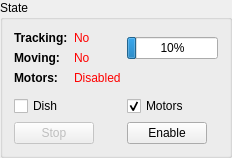
         <widget class="QGroupBox" name="groupBox_4">
          <property name="title">
           <string>State</string>
          </property>
          <layout class="QGridLayout" name="gridLayout_5">
           <item row="4" column="0" colspan="2">
            <layout class="QVBoxLayout" name="verticalLayout_6">
             <item>
              <widget class="QCheckBox" name="dishHaultCommandCheckBox">
               <property name="cursor">
                <cursorShape>PointingHandCursor</cursorShape>
               </property>
               <property name="text">
                <string>Dish</string>
               </property>
              </widget>
             </item>
             <item>
              <widget class="QPushButton" name="stopMovingBtn">
               <property name="enabled">
                <bool>false</bool>
               </property>
               <property name="sizePolicy">
                <sizepolicy hsizetype="Maximum" vsizetype="Fixed">
                 <horstretch>0</horstretch>
                 <verstretch>0</verstretch>
                </sizepolicy>
               </property>
               <property name="cursor">
                <cursorShape>PointingHandCursor</cursorShape>
               </property>
               <property name="text">
                <string>Stop</string>
               </property>
              </widget>
             </item>
            </layout>
           </item>
           <item row="4" column="2">
            <layout class="QVBoxLayout" name="verticalLayout_5">
             <item>
              <widget class="QCheckBox" name="motorCommandCheckBox">
               <property name="sizePolicy">
                <sizepolicy hsizetype="Maximum" vsizetype="Fixed">
                 <horstretch>0</horstretch>
                 <verstretch>0</verstretch>
                </sizepolicy>
               </property>
               <property name="cursor">
                <cursorShape>PointingHandCursor</cursorShape>
               </property>
               <property name="text">
                <string>Motors</string>
               </property>
               <property name="checked">
                <bool>true</bool>
               </property>
              </widget>
             </item>
             <item>
              <widget class="QPushButton" name="motorCommandButton">
               <property name="sizePolicy">
                <sizepolicy hsizetype="Maximum" vsizetype="Fixed">
                 <horstretch>0</horstretch>
                 <verstretch>0</verstretch>
                </sizepolicy>
               </property>
               <property name="cursor">
                <cursorShape>PointingHandCursor</cursorShape>
               </property>
               <property name="text">
                <string>Enable</string>
               </property>
              </widget>
             </item>
            </layout>
           </item>
           <item row="0" column="0">
            <widget class="QLabel" name="label_8">
             <property name="text">
              <string>&lt;html&gt;&lt;head/&gt;&lt;body&gt;&lt;p&gt;&lt;span style=&quot; font-weight:600;&quot;&gt;Tracking:&lt;/span&gt;&lt;/p&gt;&lt;/body&gt;&lt;/html&gt;</string>
             </property>
            </widget>
           </item>
           <item row="0" column="1">
            <widget class="QLabel" name="trackTextInd">
             <property name="text">
              <string>&lt;html&gt;&lt;head/&gt;&lt;body&gt;&lt;p&gt;&lt;span style=&quot; color:#ff0000;&quot;&gt;No&lt;/span&gt;&lt;/p&gt;&lt;/body&gt;&lt;/html&gt;</string>
             </property>
            </widget>
           </item>
           <item row="1" column="0">
            <widget class="QLabel" name="label_11">
             <property name="text">
              <string>&lt;html&gt;&lt;head/&gt;&lt;body&gt;&lt;p&gt;&lt;span style=&quot; font-weight:600;&quot;&gt;Moving:&lt;/span&gt;&lt;/p&gt;&lt;/body&gt;&lt;/html&gt;</string>
             </property>
            </widget>
           </item>
           <item row="1" column="1">
            <widget class="QLabel" name="movTextInd">
             <property name="text">
              <string>&lt;html&gt;&lt;head/&gt;&lt;body&gt;&lt;p&gt;&lt;span style=&quot; color:#ff0000;&quot;&gt;No&lt;/span&gt;&lt;/p&gt;&lt;/body&gt;&lt;/html&gt;</string>
             </property>
            </widget>
           </item>
           <item row="0" column="2" rowspan="2">
            <widget class="QProgressBar" name="onTargetProgress">
             <property name="sizePolicy">
              <sizepolicy hsizetype="Fixed" vsizetype="Fixed">
               <horstretch>0</horstretch>
               <verstretch>0</verstretch>
              </sizepolicy>
             </property>
             <property name="value">
              <number>10</number>
             </property>
             <property name="invertedAppearance">
              <bool>false</bool>
             </property>
            </widget>
           </item>
           <item row="2" column="0">
            <widget class="QLabel" name="label_17">
             <property name="text">
              <string>&lt;html&gt;&lt;head/&gt;&lt;body&gt;&lt;p&gt;&lt;span style=&quot; font-weight:600;&quot;&gt;Motors:&lt;/span&gt;&lt;/p&gt;&lt;/body&gt;&lt;/html&gt;</string>
             </property>
            </widget>
           </item>
           <item row="2" column="1">
            <widget class="QLabel" name="motorStatusText">
             <property name="text">
              <string>&lt;html&gt;&lt;head/&gt;&lt;body&gt;&lt;p&gt;&lt;span style=&quot; color:#ff0000;&quot;&gt;Disabled&lt;/span&gt;&lt;/p&gt;&lt;/body&gt;&lt;/html&gt;</string>
             </property>
            </widget>
           </item>
           <item row="3" column="0">
            <spacer name="verticalSpacer">
             <property name="orientation">
              <enum>Qt::Vertical</enum>
             </property>
             <property name="sizeType">
              <enum>QSizePolicy::Minimum</enum>
             </property>
             <property name="sizeHint" stdset="0">
              <size>
               <width>20</width>
               <height>5</height>
              </size>
             </property>
            </spacer>
           </item>
          </layout>
         </widget>
